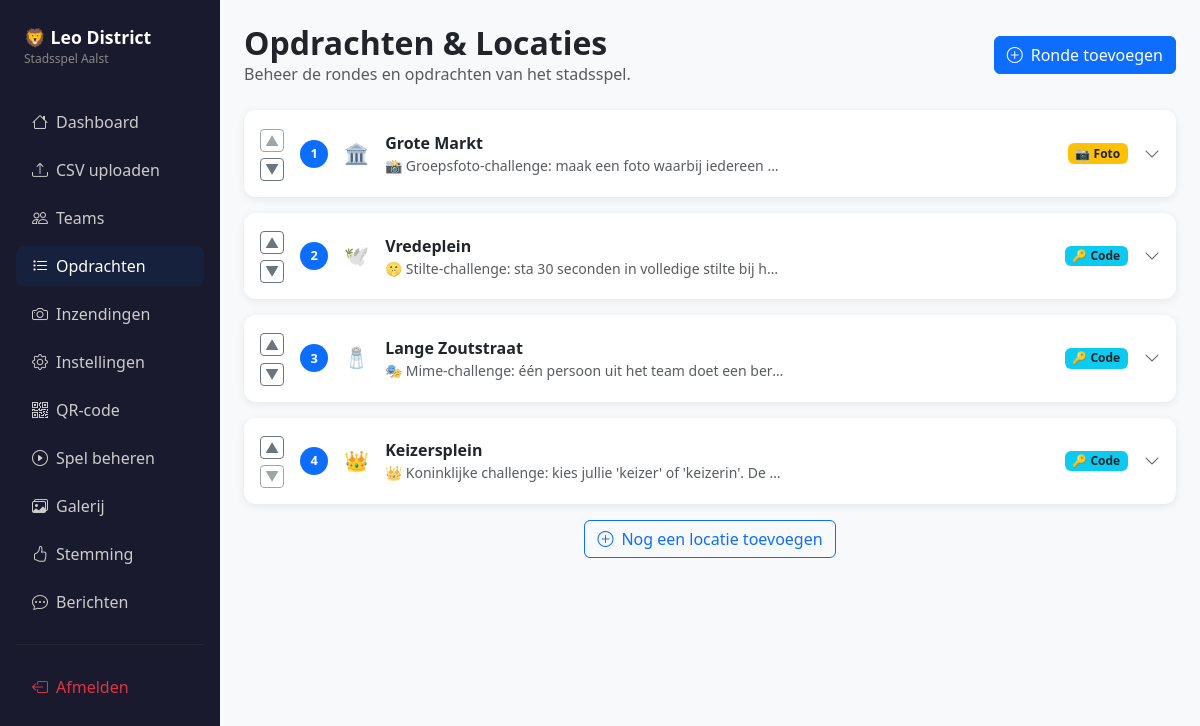
Before: /admin/opdrachten (signed in) with the older database file.
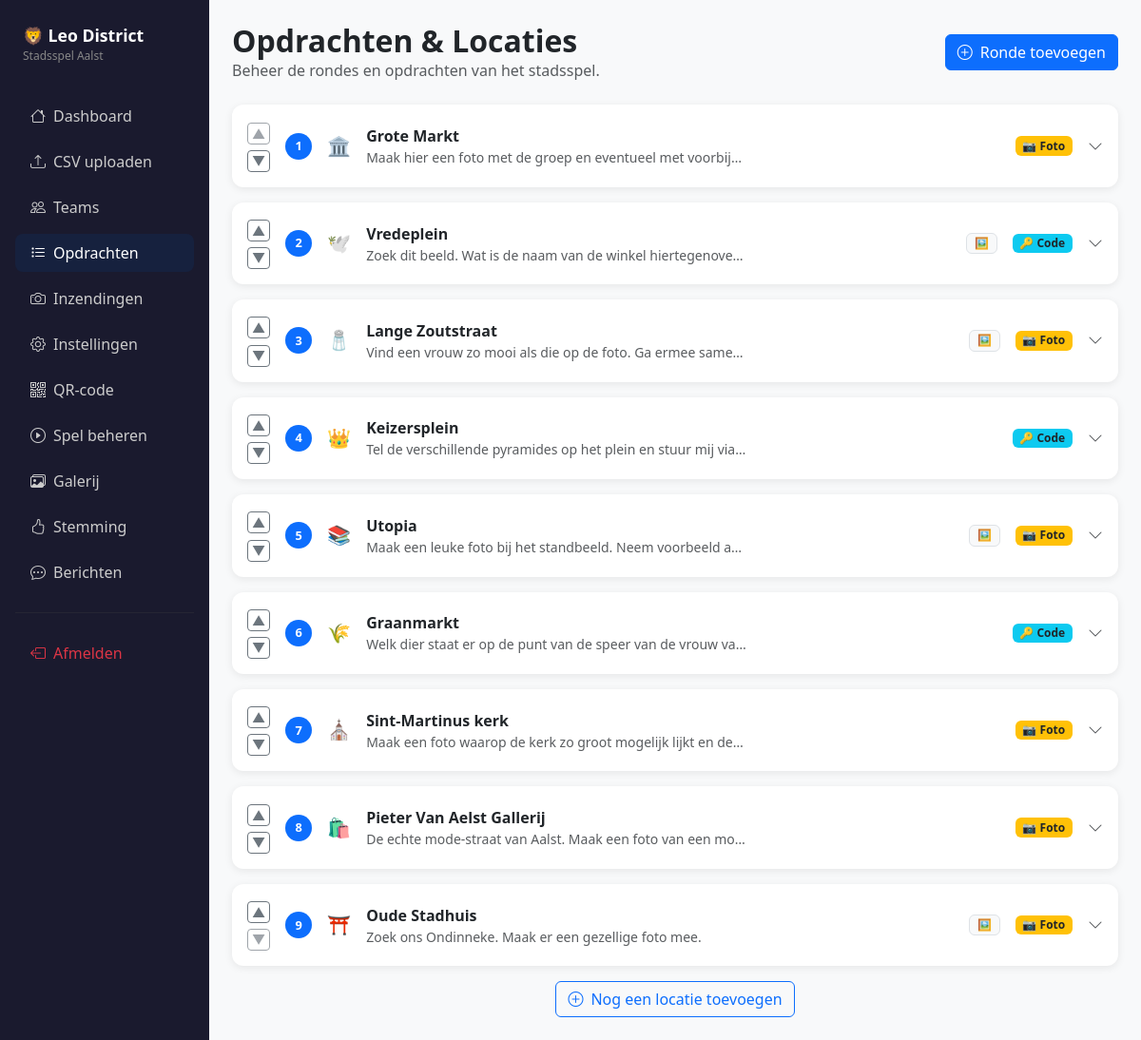
After: the same page with the newer database file.
### app.py (models this page shows)
class Location(db.Model):
    id = db.Column(db.Integer, primary_key=True)
    order_index = db.Column(db.Integer, nullable=False, default=0)
    name = db.Column(db.String(100), nullable=False)
    emoji = db.Column(db.String(10), nullable=False, default="📍")
    clue = db.Column(db.Text, nullable=False, default="")
    challenge = db.Column(db.Text, nullable=False, default="")
    arrival_hint = db.Column(db.String(500), nullable=True)
    answer_type = db.Column(db.String(10), nullable=False, default="code")  # 'code' or 'photo'
    secret_code = db.Column(db.String(50), nullable=True)
    challenge_image = db.Column(db.String(200), nullable=True)  # optional image shown with the challenge
    submissions = db.relationship("PhotoSubmission", backref="location", lazy=True)

### app.py (the view)
@app.route("/admin/opdrachten")
@admin_required
def admin_opdrachten():
    locations = get_locations()
    return render_template("admin/opdrachten.html", locations=locations)

### app.py (called while the page is built)
def get_locations():
    return Location.query.order_by(Location.order_index).all()

def admin_required(f):
    from functools import wraps
    @wraps(f)
    def decorated(*args, **kwargs):
        if not session.get("admin_logged_in"):
            return redirect(url_for("admin_login"))
        return f(*args, **kwargs)
    return decorated

### templates/admin/opdrachten.html (shortened to what this page needs)
{% extends "base_admin.html" %}
{% block content %}
<div class="d-flex align-items-center mb-4">
  <div>
    <h2 class="fw-bold mb-0">Opdrachten &amp; Locaties</h2>
    <p class="text-muted mb-0">Beheer de rondes en opdrachten van het stadsspel.</p>
  </div>
  <button class="btn btn-primary ms-auto" data-bs-toggle="modal" data-bs-target="#addModal">
    <i class="bi bi-plus-circle me-2"></i>Ronde toevoegen
  </button>
</div>
{% if not locations %}
<div class="card">
  <div class="card-body text-center p-5">
    <div class="fs-1 mb-3">📍</div>
    <h5 class="text-muted">Nog geen locaties</h5>
    <p class="text-muted small">Voeg je eerste locatie toe om het spel op te zetten.</p>
    <button class="btn btn-primary" data-bs-toggle="modal" data-bs-target="#addModal">
      <i class="bi bi-plus-circle me-2"></i>Eerste locatie toevoegen
    </button>
  </div>
</div>
{% else %}
<div class="d-flex flex-column gap-3" id="locList">
  {% for loc in locations %}
  <div class="card" id="loc-{{ loc.id }}">
    <div class="card-body p-0">
      <div class="d-flex align-items-center p-3 gap-3" style="cursor:pointer;"
           onclick="toggleLocCard({{ loc.id }})">
        <div class="d-flex flex-column gap-1 flex-shrink-0">
          <form method="POST" action="{{ url_for('admin_opdrachten_move', loc_id=loc.id) }}" class="m-0">
            <button type="submit" class="btn btn-sm btn-outline-secondary p-0 px-1"
                    {% if loop.first %}disabled{% endif %}
                    title="Omhoog" onclick="event.stopPropagation()">▲</button>
          </form>
          <form method="POST" action="{{ url_for('admin_opdrachten_move', loc_id=loc.id) }}" class="m-0">
            <button type="submit" class="btn btn-sm btn-outline-secondary p-0 px-1"
                    {% if loop.last %}disabled{% endif %}
                    title="Omlaag" onclick="event.stopPropagation()">▼</button>
          </form>
        </div>
        <div class="step-badge bg-primary text-white flex-shrink-0">{{ loop.index }}</div>
        <div class="fs-5 flex-shrink-0">{{ loc.emoji }}</div>
        <div class="flex-fill min-width-0">
          <div class="fw-bold">{{ loc.name }}</div>
          <div class="text-muted small text-truncate" style="max-width:400px;">
            {{ loc.challenge[:90] }}{% if loc.challenge|length > 90 %}…{% endif %}
          </div>
        </div>
        {% if loc.challenge_image %}
        <span class="badge bg-light text-dark border flex-shrink-0" title="Heeft afbeelding">🖼️</span>
        {% endif %}
        <span class="badge {% if loc.answer_type == 'photo' %}bg-warning text-dark{% else %}bg-info text-dark{% endif %} flex-shrink-0">
          {% if loc.answer_type == 'photo' %}📷 Foto{% else %}🔑 Code{% endif %}
        </span>
        <i class="bi bi-chevron-down flex-shrink-0 text-muted" id="chev-{{ loc.id }}"></i>
      </div>
    </div>
  </div>
  {% endfor %}
</div>
<div class="text-center mt-3">
  <button class="btn btn-outline-primary" data-bs-toggle="modal" data-bs-target="#addModal">
    <i class="bi bi-plus-circle me-2"></i>Nog een locatie toevoegen
  </button>
</div>
{% endif %}
{% endblock %}

### templates/base_admin.html (shortened to what this page needs)
<!DOCTYPE html>
<html lang="nl">
<head>
  <link rel="stylesheet" href="https://cdn.jsdelivr.net/npm/bootstrap@5.3.3/dist/css/bootstrap.min.css">
  <link rel="stylesheet" href="https://cdn.jsdelivr.net/npm/bootstrap-icons@1.11.3/font/bootstrap-icons.min.css">
</head>
<body>
<div class="container-fluid p-0">
  <div class="row g-0">
    <div class="col-auto sidebar p-3" style="width:220px;">
      <div class="mb-4 p-2">
        <div class="logo-text">🦁 Leo District</div>
        <div class="logo-sub">Stadsspel Aalst</div>
      </div>
      <nav class="nav flex-column gap-1">
        <a class="nav-link {% if request.endpoint == 'admin_dashboard' %}active{% endif %}" href="{{ url_for('admin_dashboard') }}">
          <i class="bi bi-house me-2"></i>Dashboard
        </a>
        <a class="nav-link {% if request.endpoint == 'admin_upload' %}active{% endif %}" href="{{ url_for('admin_upload') }}">
          <i class="bi bi-upload me-2"></i>CSV uploaden
        </a>
        <a class="nav-link {% if request.endpoint == 'admin_groups' %}active{% endif %}" href="{{ url_for('admin_groups') }}">
          <i class="bi bi-people me-2"></i>Teams
        </a>
        <a class="nav-link {% if request.endpoint == 'admin_opdrachten' or request.endpoint and request.endpoint.startswith('admin_opdrachten') %}active{% endif %}" href="{{ url_for('admin_opdrachten') }}">
          <i class="bi bi-list-task me-2"></i>Opdrachten
        </a>
        <a class="nav-link  position-relative" href="{{ url_for('admin_inzendingen') }}">
          <i class="bi bi-camera me-2"></i>Inzendingen
        </a>
        <a class="nav-link {% if request.endpoint == 'admin_settings' %}active{% endif %}" href="{{ url_for('admin_settings') }}">
          <i class="bi bi-gear me-2"></i>Instellingen
        </a>
        <a class="nav-link {% if request.endpoint == 'admin_qr' %}active{% endif %}" href="{{ url_for('admin_qr') }}">
          <i class="bi bi-qr-code me-2"></i>QR-code
        </a>
        <a class="nav-link {% if request.endpoint == 'admin_game' %}active{% endif %}" href="{{ url_for('admin_game') }}">
          <i class="bi bi-play-circle me-2"></i>Spel beheren
        </a>
        <a class="nav-link {% if request.endpoint == 'admin_galerij' or request.endpoint == 'admin_galerij_toggle' or request.endpoint == 'admin_galerij_move' %}active{% endif %}" href="{{ url_for('admin_galerij') }}">
          <i class="bi bi-images me-2"></i>Galerij
        </a>
        <a class="nav-link {% if request.endpoint and 'stemming' in request.endpoint %}active{% endif %}" href="{{ url_for('admin_stemming') }}">
          <i class="bi bi-hand-thumbs-up me-2"></i>Stemming
        </a>
        <a class="nav-link {% if request.endpoint == 'admin_messages' %}active{% endif %} position-relative" href="{{ url_for('admin_messages') }}">
          <i class="bi bi-chat-dots me-2"></i>Berichten
        </a>
        <hr style="border-color:#444;">
        <a class="nav-link text-danger" href="{{ url_for('admin_logout') }}">
          <i class="bi bi-box-arrow-left me-2"></i>Afmelden
        </a>
      </nav>
    </div>
    <div class="col p-4">
      {% block content %}{% endblock %}
    </div>
  </div>
</div>
</body>
</html>

### templates/base_admin.html (style rules this page uses)
body { background: #f8f9fa; }
.sidebar { min-height: 100vh; background: #1a1a2e; }
.sidebar .nav-link { color: #ccc; border-radius: 8px; margin: 2px 0; }
.sidebar .nav-link:hover, .sidebar .nav-link.active { background: #16213e; color: #fff; }
.sidebar .nav-link i { width: 20px; }
.logo-text { color: #fff; font-weight: 700; font-size: 1.1rem; }
.logo-sub { color: #888; font-size: 0.75rem; }
.card { border: none; border-radius: 12px; box-shadow: 0 2px 8px rgba(0,0,0,.08); }
.step-badge { width: 28px; height: 28px; border-radius: 50%; display: inline-flex; align-items: center; justify-content: center; font-size: 0.8rem; font-weight: 700; }

Changed rows visible on the page:
changed Location "Grote Markt": challenge "📸 Groepsfoto-challenge: maak een foto waarbij iedereen…" → "Maak hier een foto met de groep en eventueel met voorbij…"
changed Location "Vredeplein": challenge "🤫 Stilte-challenge: sta 30 seconden in volledige stilte bij h…" → "Zoek dit beeld. Wat is de naam van de winkel hiertegenove…"; now shows "🖼️"
changed Location "Lange Zoutstraat": challenge "🎭 Mime-challenge: één persoon uit het team doet een ber…" → "Vind een vrouw zo mooi als die op de foto. Ga ermee same…"; now shows "🖼️"; answer_type "🔑 Code" → "📷 Foto"
changed Location "Keizersplein": challenge "👑 Koninklijke challenge: kies jullie 'keizer' of 'keizerin'. De…" → "Tel de verschillende pyramides op het plein en stuur mij via…"
added Location: emoji "📚", name "Utopia", challenge "Maak een leuke foto bij het standbeeld. Neem voorbeeld a…", answer_type "📷 Foto"
added Location: emoji "🌾", name "Graanmarkt", challenge "Welk dier staat er op de punt van de speer van de vrouw va…", answer_type "🔑 Code"
added Location: emoji "⛪️", name "Sint-Martinus kerk", challenge "Maak een foto waarop de kerk zo groot mogelijk lijkt en de…", answer_type "📷 Foto"
added Location: emoji "🛍️", name "Pieter Van Aelst Gallerij", challenge "De echte mode-straat van Aalst. Maak een foto van een mo…", answer_type "📷 Foto"
added Location: emoji "⛩️", name "Oude Stadhuis", challenge "Zoek ons Ondinneke. Maak er een gezellige foto mee.", answer_type "📷 Foto"
